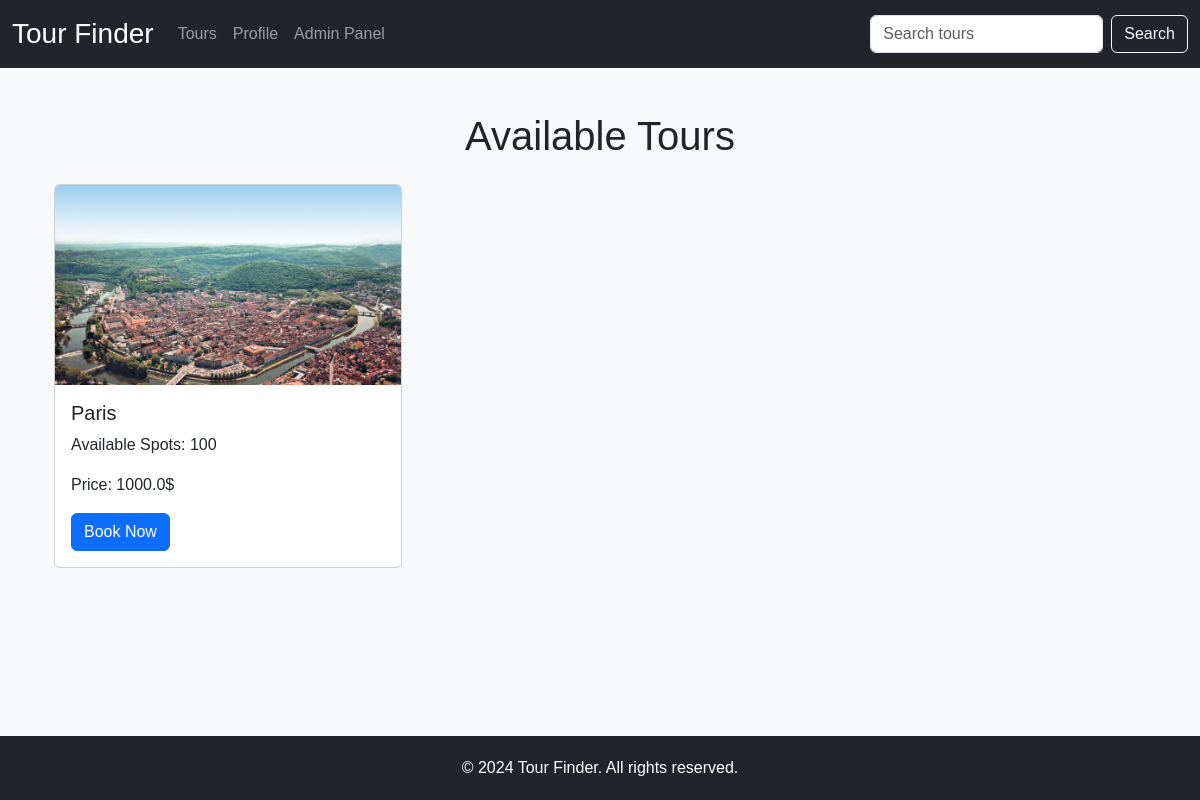
Page /tours/ (signed in) on the committed database.
### app/db.py (models this page shows)
class Tour(db.Model):
    id = db.Column(db.Integer, primary_key=True)
    creation_time = db.Column(db.DateTime, default=datetime.utcnow)
    name = db.Column(db.String(100), nullable=False)
    image_path = db.Column(db.String(100), nullable=False)
    description = db.Column(db.Text, nullable=False)
    price_per_person = db.Column(db.Float, nullable=False)
    date = db.Column(db.Date, nullable=False)
    available_spots = db.Column(db.Integer, nullable=False)

### app/views.py (the view)
@app.route('/tours/', methods=['GET'])
def tours():
    tours = Tour.query.filter(Tour.available_spots > 0).all()  # Only include tours with available spots
    return render_template('tours.html', tours=tours)  # Передати тури в шаблон

### app/views.py (called while the page is built)
@login.user_loader
def load_user(user_id):
    return User.query.get(int(user_id))

@app.context_processor
def context_processor():
    return dict(is_admin=is_admin)

def is_admin(user_id):
    admin_ids = [1]
    return user_id in admin_ids

### app/templates/tours.html (shortened to what this page needs)
{% extends "base.html" %}
{% block content %}
<div class="container mt-4">
  <h1 class="text-center mb-4">Available Tours</h1>
  <div class="row">
    {% for tour in tours %}
      <div class="col-md-4 mb-4">
        <div class="card">
          <img src="{{ url_for('static', filename=tour.image_path) }}" class="card-img-top" alt="{{ tour.name }}">
          <div class="card-body">
            <h5 class="card-title">{{ tour.name }}</h5>
            <p class="card-text">Available Spots: {{ tour.available_spots }}</p>
            <p class="card-text">Price: {{ tour.price_per_person }}$</p>
            <a href="{{ url_for('book_tour', id=tour.id) }}" class="btn btn-primary">Book Now</a>
          </div>
        </div>
      </div>
    {% endfor %}
  </div>
</div>
{% endblock %}

### app/templates/base.html (style rules this page uses)
.card-img-top { height: 200px; object-fit: cover; }
.card { height: 100%; }
body { font-family: Arial, sans-serif; background-color: #f8f9fa; display: flex; flex-direction: column; min-height: 100vh; }
.container { flex: 1; }

### rows in the picture
Tour: image_path (picture), name "Paris", available_spots "100", price_per_person "1000.0"
